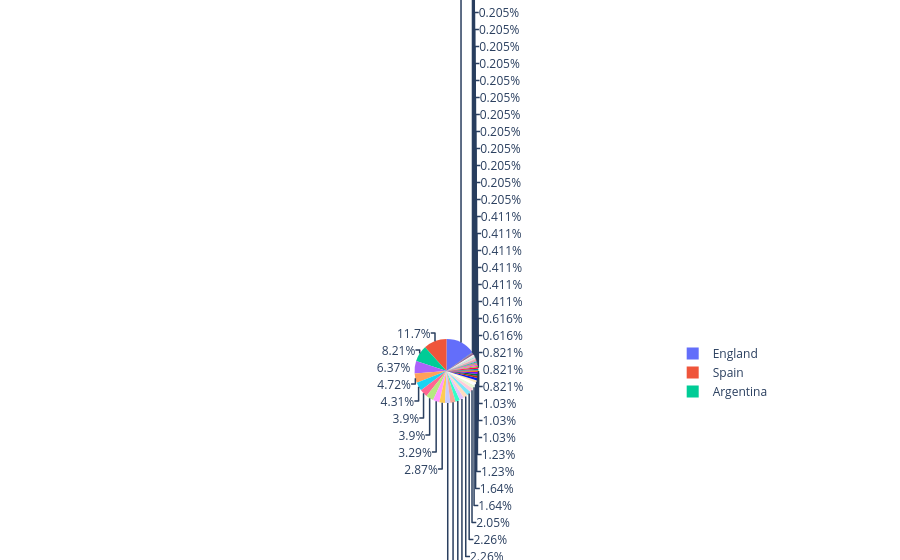

The notebook cell saved with this chart:
### Code cell
#Create the Pie Chart
px.pie(fifa,'Nationality', 'Count')

### Figure 1 — Plotly figure (JSON) as saved in the notebook; plotly's stock layout.template omitted (floating-point values rounded to 4 significant figures; data arrays with more than 128 entries replaced by an {"elided": "..."} marker saying what was removed)
{"data": [{"domain": {"x": [0, 1], "y": [0, 1]}, "hovertemplate": "Nationality=%{label}<br>Count=%{value}<extra></extra>", "labels": {"elided": "487 str values"}, "legendgroup": "", "name": "", "showlegend": true, "type": "pie", "values": {"elided": "487 int values"}}], "layout": {"legend": {"tracegroupgap": 0}, "margin": {"t": 60}}}
